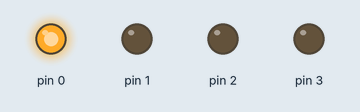
Recording of a sketch running on a simulated Arduino Uno, built with avr-gcc and run on an emulated ATmega328P. Parts: output pins drawn as LEDs (lit = HIGH).

Above: at 0.1 s.
At 13.1 s:
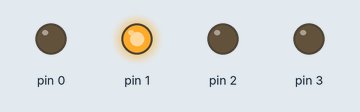
At 38.1 s:
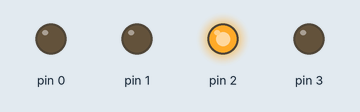
At 78.1 s:
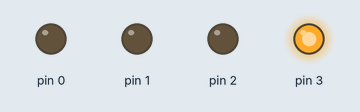
At 81.4 s:
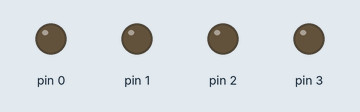
Timing chart, 0 to 82.9 s (numbered marks = the images above):
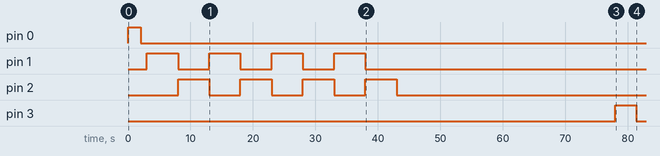

The sketch:

lavaroupa.ino
```cpp
// C++ code
//
#include <LiquidCrystal.h>
int seconds = 0;
LiquidCrystal lcd_1(13, 12, 11, 10, 9, 8);

void setup()
{
  pinMode(0, OUTPUT);
  pinMode(1, OUTPUT);
  pinMode(2, OUTPUT);
  pinMode(3, OUTPUT);

  //ENCHENDO;
  lcd_1.print("Enchendo");
  digitalWrite(0, HIGH); // Liga a Válvula de Entrada de Água
  lcd_1.setCursor(8, 0);
  lcd_1.print(".");
  delay(1000);
  lcd_1.setCursor(9, 0);
  lcd_1.print(".");
  delay(1000);
  lcd_1.setCursor(10, 0);
  lcd_1.print(".");
  digitalWrite(0, LOW); // Desliga a Válvula de Entrada de Água
  delay(1000);
  //Espera 3 Segundos


  //BATENDO;
  lcd_1. clear();
  lcd_1.print("Batendo");
  digitalWrite(1, HIGH); // Ligar motor no sentido horário
  delay(5000); //Espera 5 Segundos para mover a roupa
  digitalWrite(1, LOW); // Desligar motor no sentido horário
  lcd_1.setCursor(7, 0);
  lcd_1.print(".");

  digitalWrite(2, HIGH); // Ligar motor no sentido anti-horário
  delay(5000); //Espera 5 Segundos para mover a roupa
  digitalWrite(2, LOW);// Desligar motor no sentido anti-horário
  lcd_1.setCursor(8, 0);
  lcd_1.print(".");

   digitalWrite(1, HIGH); // Ligar motor no sentido horário
  delay(5000); //Espera 5 Segundos para mover a roupa
  digitalWrite(1, LOW); // Desligar motor no sentido horário
  lcd_1.setCursor(9, 0);
  lcd_1.print(".");

  digitalWrite(2, HIGH); // Ligar motor no sentido anti-horário
  delay(5000); //Espera 5 Segundos para mover a roupa
  digitalWrite(2, LOW); // Desligar motor no sentido anti-horário
  lcd_1.setCursor(10, 0);
  lcd_1.print(".");
   digitalWrite(1, HIGH); // Ligar motor no sentido horário
  delay(5000); //Espera 5 Segundos para mover a roupa
  digitalWrite(1, LOW); // Desligar motor no sentido horário
    lcd_1.setCursor(11, 0);
  lcd_1.print(".");

  digitalWrite(2, HIGH); // Ligar motor no sentido anti-horário
  delay(5000); //Espera 5 Segundos para mover a roupa
  digitalWrite(2, LOW); // Desligar motor no sentido anti-horário
    lcd_1.setCursor(12, 0);
  lcd_1.print(".");
   digitalWrite(1, HIGH); // Ligar motor no sentido horário
  delay(5000); //Espera 5 Segundos para mover a roupa
  digitalWrite(1, LOW); // Desligar motor no sentido horário
    lcd_1.setCursor(13, 0);
  lcd_1.print(".");

  digitalWrite(2, HIGH); // Ligar motor no sentido anti-horário
  delay(5000); //Espera 5 Segundos para mover a roupa
  digitalWrite(2, LOW); // Desligar motor no sentido anti-horário
    lcd_1.setCursor(14, 0);
  lcd_1.print(".");

// ESVAZIANDO
   lcd_1. clear();
  lcd_1.print("Molho");
  delay(5000);
  lcd_1.setCursor(6, 0);
  lcd_1.print(".");
  delay(5000);
  lcd_1.setCursor(7, 0);
  lcd_1.print(".");
  delay(5000);
  lcd_1.setCursor(8, 0);
  lcd_1.print(".");
  delay(5000);
  lcd_1.setCursor(9, 0);
  lcd_1.print(".");
  delay(5000);
  lcd_1.setCursor(10, 0);
  lcd_1.print(".");
  delay(5000);
  lcd_1.setCursor(11, 0);
  lcd_1.print(".");
  delay(5000);
  lcd_1.setCursor(12, 0);
  lcd_1.print(".");
  //tempo de molho
  digitalWrite(3, HIGH); // Liga a Bomba de Água
   lcd_1. clear();
   delay(3333); // tempo de espera de 3,333 segundos
  digitalWrite(3, LOW); // Desliga a Bomba de Água
}//FECHA

void loop()
{


}
```
